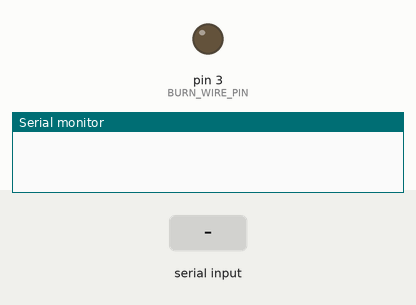
This sketch was run on a simulated Arduino Uno, built with avr-gcc and run on an emulated ATmega328P. Shown: output pins drawn as LEDs (lit = HIGH), the last lines printed to the serial monitor. The inputs (shaded band) are chosen by the test bench.

Above: at 1.2 s.
1.3 s: "5\n" received over Serial
At 1.9 s:
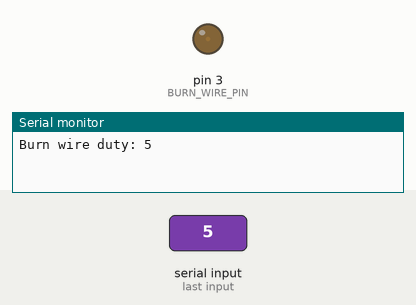
2.8 s: "90\n" received over Serial
At 3.1 s:
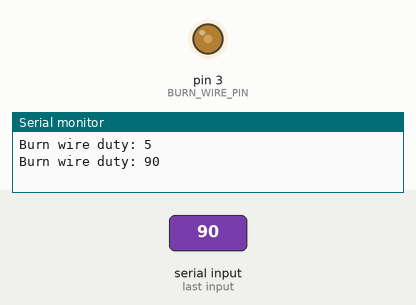
4.3 s: "200\n" received over Serial
At 5.5 s:
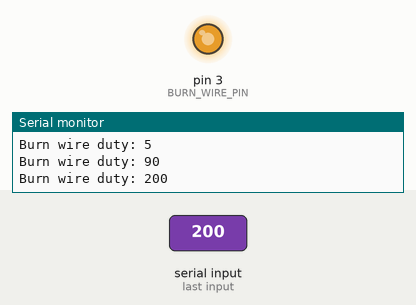
Timing chart, 0 to 7.3 s (numbered marks = the images above; inputs shaded):
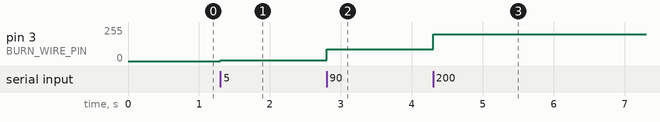

Measured:
- after the input at 1.3 s, pin 3 (BURN_WIRE_PIN): 0/255 → 5/255 at once
- after the input at 2.8 s, pin 3 (BURN_WIRE_PIN): 5/255 → 90/255 at once
- after the input at 4.3 s, pin 3 (BURN_WIRE_PIN): 90/255 → 200/255 at once

The sketch:

burnwire.ino
```cpp
#define BURN_WIRE_PIN 3
#define DUTY_MIN 0
#define DUTY_MAX 255

void setup() {
  // initialize serial:
  Serial.begin(9600);
  pinMode(BURN_WIRE_PIN, OUTPUT);
}

String str = "";

void loop() {
  while (Serial.available() > 0) {
    char ch = Serial.read();
    if (isDigit(ch)) {
      str += ch;
    }
    if (ch == '\n') {
      if (!str.length()) {
        Serial.println("Error: no valid digits sent");
      } else {
        int duty = str.toInt();
        if (duty > DUTY_MAX || duty < DUTY_MIN) {
          Serial.print("Error: duty must be between ");
          Serial.print(DUTY_MIN);
          Serial.print(" and ");
          Serial.println(DUTY_MAX);
        } else {
          analogWrite(BURN_WIRE_PIN, duty);
          Serial.print("Burn wire duty: ");
          Serial.println(duty);
        }
        str = "";
      }
    }
  }
}
```
